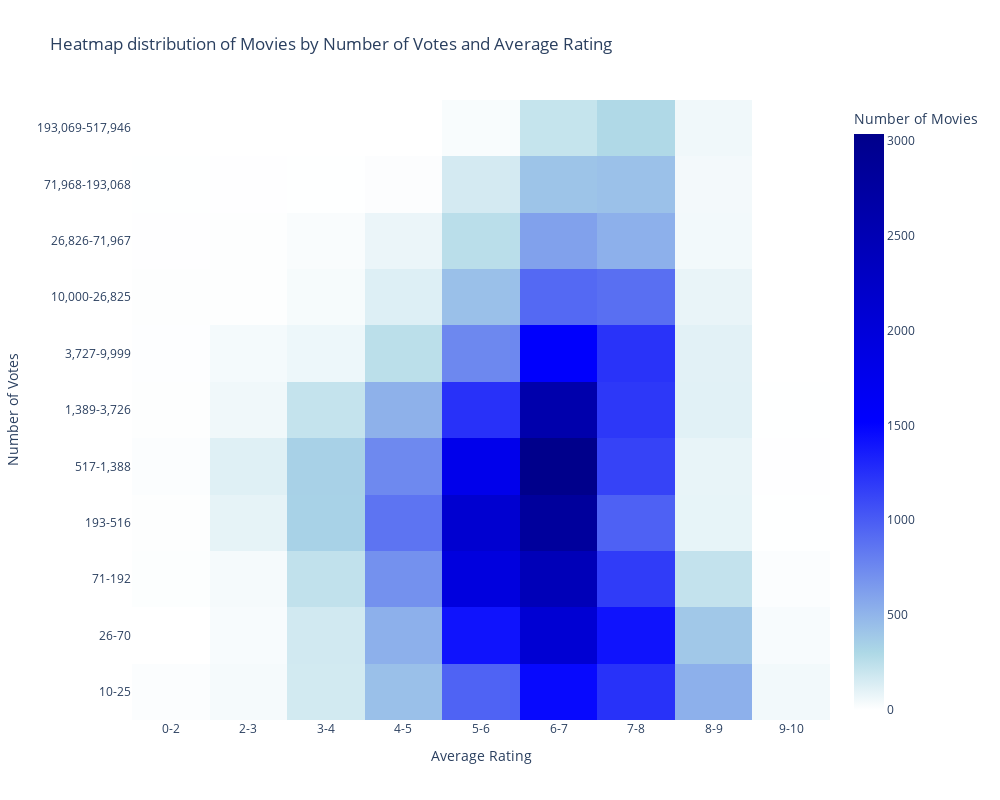

The notebook cell saved with this chart:
### Markdown cell above
Heatmap for movies by numer of votes and average rating

### Code cell
from src.utils.heatmap_graph import density_heatmap

density_heatmap(merged_cmu_imdb)

### Figure 1 — Plotly figure (JSON) as saved in the notebook; plotly's stock layout.template omitted (floating-point values rounded to 4 significant figures)
{"data": [{"coloraxis": "coloraxis", "histfunc": "sum", "hovertemplate": "Average Rating=%{x}<br>Number of Votes=%{y}<br>sum of Movie Count=%{z}<extra></extra>", "name": "", "type": "histogram2d", "x": ["0-2", "2-3", "3-4", "4-5", "5-6", "6-7", "7-8", "8-9", "9-10", "0-2", "2-3", "3-4", "4-5", "5-6", "6-7", "7-8", "8-9", "9-10", "0-2", "2-3", "3-4", "4-5", "5-6", "6-7", "7-8", "8-9", "9-10", "0-2", "2-3", "3-4", "4-5", "5-6", "6-7", "7-8", "8-9", "9-10", "0-2", "2-3", "3-4", "4-5", "5-6", "6-7", "7-8", "8-9", "9-10", "0-2", "2-3", "3-4", "4-5", "5-6", "6-7", "7-8", "8-9", "9-10", "0-2", "2-3", "3-4", "4-5", "5-6", "6-7", "7-8", "8-9", "9-10", "0-2", "2-3", "3-4", "4-5", "5-6", "6-7", "7-8", "8-9", "9-10", "0-2", "2-3", "3-4", "4-5", "5-6", "6-7", "7-8", "8-9", "9-10", "0-2", "2-3", "3-4", "4-5", "5-6", "6-7", "7-8", "8-9", "9-10", "0-2", "2-3", "3-4", "4-5", "5-6", "6-7", "7-8", "8-9", "9-10"], "xaxis": "x", "xbingroup": "x", "y": ["10-25", "10-25", "10-25", "10-25", "10-25", "10-25", "10-25", "10-25", "10-25", "26-70", "26-70", "26-70", "26-70", "26-70", "26-70", "26-70", "26-70", "26-70", "71-192", "71-192", "71-192", "71-192", "71-192", "71-192", "71-192", "71-192", "71-192", "193-516", "193-516", "193-516", "193-516", "193-516", "193-516", "193-516", "193-516", "193-516", "517-1,388", "517-1,388", "517-1,388", "517-1,388", "517-1,388", "517-1,388", "517-1,388", "517-1,388", "517-1,388", "1,389-3,726", "1,389-3,726", "1,389-3,726", "1,389-3,726", "1,389-3,726", "1,389-3,726", "1,389-3,726", "1,389-3,726", "1,389-3,726", "3,727-9,999", "3,727-9,999", "3,727-9,999", "3,727-9,999", "3,727-9,999", "3,727-9,999", "3,727-9,999", "3,727-9,999", "3,727-9,999", "10,000-26,825", "10,000-26,825", "10,000-26,825", "10,000-26,825", "10,000-26,825", "10,000-26,825", "10,000-26,825", "10,000-26,825", "10,000-26,825", "26,826-71,967", "26,826-71,967", "26,826-71,967", "26,826-71,967", "26,826-71,967", "26,826-71,967", "26,826-71,967", "26,826-71,967", "26,826-71,967", "71,968-193,068", "71,968-193,068", "71,968-193,068", "71,968-193,068", "71,968-193,068", "71,968-193,068", "71,968-193,068", "71,968-193,068", "71,968-193,068", "193,069-517,946", "193,069-517,946", "193,069-517,946", "193,069-517,946", "193,069-517,946", "193,069-517,946", "193,069-517,946", "193,069-517,946", "193,069-517,946"], "yaxis": "y", "ybingroup": "y", "z": [13, 37, 165, 437, 962, 1468, 1236, 527, 49, 0, 29, 170, 526, 1412, 2090, 1411, 391, 29, 10, 36, 230, 704, 1943, 2447, 1183, 223, 15, 9, 92, 337, 868, 2128, 2815, 972, 87, 3, 16, 117, 341, 747, 1782, 3035, 1141, 86, 4, 9, 57, 220, 520, 1240, 2604, 1201, 110, 3, 6, 39, 65, 250, 753, 1544, 1233, 106, 1, 7, 9, 34, 124, 438, 927, 896, 83, 1, 4, 8, 22, 74, 257, 613, 531, 48, 0, 2, 4, 3, 12, 160, 418, 432, 46, 0, 0, 0, 1, 1, 26, 214, 293, 56, 0]}], "layout": {"coloraxis": {"colorbar": {"title": {"text": "Number of Movies"}}, "colorscale": [[0, "white"], [0.1, "lightblue"], [0.5, "blue"], [1, "darkblue"]]}, "height": 800, "legend": {"tracegroupgap": 0}, "title": {"text": "Heatmap distribution of Movies by Number of Votes and Average Rating"}, "width": 1000, "xaxis": {"anchor": "y", "domain": [0, 1], "title": {"text": "Average Rating"}}, "yaxis": {"anchor": "x", "domain": [0, 1], "title": {"text": "Number of Votes"}}}}
